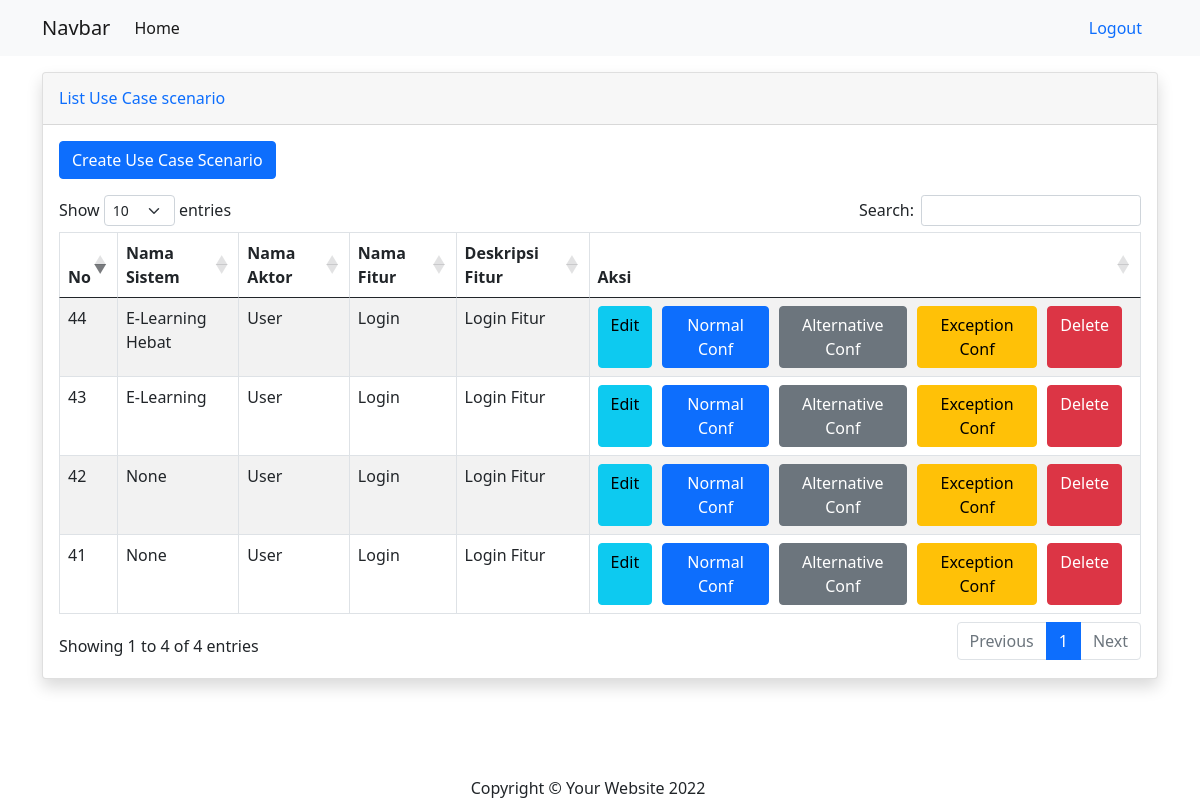
Page / (signed in) on the earlier database version.
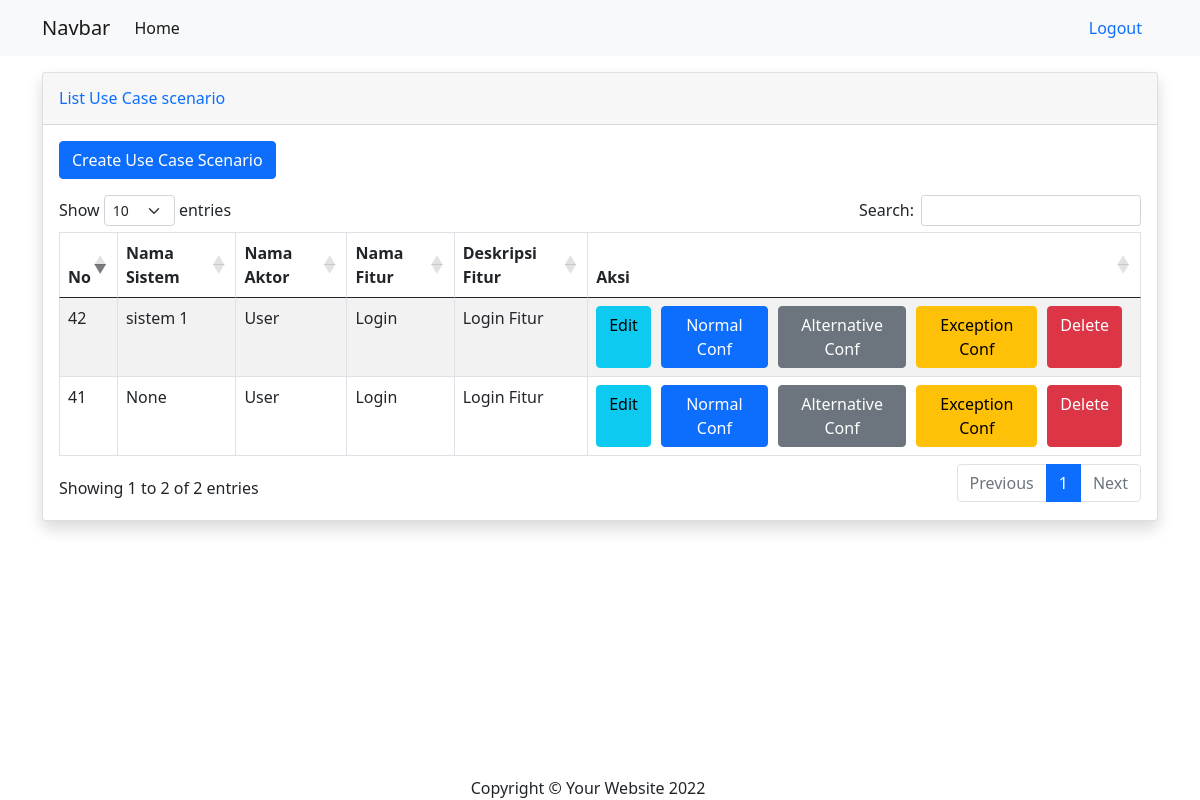
Same page on the later database version.
### mainApp/models.py (models this page shows)
class UseCaseScenario(models.Model):
    system = models.CharField(max_length=200,null=True)
    actor = models.CharField(max_length=200,null=True)
    feature = models.CharField(max_length=200,null=True)
    feature_description = models.CharField(max_length=200,null=True)
    pre_condition = models.CharField(max_length=200,null=True)
    post_condition = models.CharField(max_length=200,null=True)
    normal_element = models.TextField(null=True)
    alternative_element = models.TextField(null=True)
    exception_element = models.TextField(null=True)
    normal_salt = models.TextField(null=True)
    alternative_salt = models.TextField(null=True)
    exception_salt = models.TextField(null=True)
    created_at = models.DateTimeField(auto_now_add=True, null=True)
    updated_at = models.DateTimeField(auto_now=True, null=True)
    created_by = models.ForeignKey(User, null=True, on_delete=models.SET_NULL)

### mainApp/views.py (the view)
# urls.py: path('', views.showUseCaseScenario , name="home"),
@login_required(login_url='login')
def showUseCaseScenario(request):
    if request.user.is_authenticated:
        user_id = request.user.id
    allUcs = UseCaseScenario.objects.filter(created_by=user_id).order_by('-id').all()
    context={"allUcs":allUcs}
    return render(request,'mainApp/showUseCaseScenario.html',context)

### mainApp/templates/mainApp/showUseCaseScenario.html (shortened to what this page needs)
{% extends 'mainApp/main.html' %}
{% block content %}
<div class="row row-datatable">
    <div class="col">
        <div class="card shadow mb-4">
            <div class="card-header py-3 d-flex flex-row align-items-center justify-content-between">
                <h6 class="m-0 font-weight-bold text-primary">List Use Case scenario</h6>
            </div>
            <div class="card-body">
                <a href="/useCaseScenario/" role="button" class="btn btn-primary mb-3">Create Use Case Scenario</a>
                <table id="dataTable" class="table table-striped table-bordered" style="width:100%">
                    <thead>
                        <tr>
                            <th>No</th>
                            <th>Nama Sistem</th>
                            <th>Nama Aktor</th>
                            <th>Nama Fitur</th>
                            <th>Deskripsi Fitur</th>
                            <th>Aksi</th>
                        </tr>
                    </thead>
                    <tbody>
                        {% for ucs in allUcs %}
                        <tr>
                            <td>{{ ucs.id }}</td>
                            <td>{{ ucs.system }}</td>
                            <td>{{ ucs.actor }}</td>
                            <td>{{ ucs.feature }}</td>
                            <td>{{ ucs.feature_description }}</td>
                            <td class="d-flex justify-content-center">
                                <a href="/formEditUCS/{{ ucs.id }}/" role="button" class="btn btn-info" style="margin-right: 10px;">Edit</a>
                                <a href="/layoutElement/normal/{{ ucs.id }}" role="button" class="btn btn-primary" style="margin-right: 10px;">Normal Conf</a>
                                <a href="/layoutElement/alternative/{{ ucs.id }}" role="button" class="btn btn-secondary" style="margin-right: 10px;">Alternative Conf</a>
                                <a href="/layoutElement/exception/{{ ucs.id }}" role="button" class="btn btn-warning" style="margin-right: 10px;">Exception Conf</a>
                                <a href="/deleteUcs/{{ ucs.id }}" role="button" class="btn btn-danger" style="margin-right: 10px;">Delete</a>
                            </td>
                        </tr>
                        {% endfor %}
                    </tbody>
                </table>
            </div>
        </div>
    </div>
</div>
{% endblock %}

### mainApp/templates/mainApp/main.html (shortened to what this page needs)
{% load static %}
<!DOCTYPE html>
<html lang="en">
<head>
    <link href="{% static '/vendor/fontawesome-free/css/all.min.css' %}" rel="stylesheet" type="text/css">
    <link rel="stylesheet" href="https://cdnjs.cloudflare.com/ajax/libs/twitter-bootstrap/5.1.3/css/bootstrap.min.css">
    <link rel="stylesheet" href="https://cdn.datatables.net/1.12.0/css/dataTables.bootstrap5.min.css">
    <link href="https://cdn.jsdelivr.net/npm/bootstrap@5.0.2/dist/css/bootstrap.min.css" rel="stylesheet"
>
    <link rel="stylesheet" href="https://cdnjs.cloudflare.com/ajax/libs/jquery-confirm/3.3.2/jquery-confirm.min.css">
</head>
<body id="page-top">
    <div id="wrapper">
        <div id="content-wrapper" class="d-flex flex-column">
            <div id="content">
                <nav class="navbar navbar-expand-lg navbar-light bg-light mb-3">
                    <div class="container">
                        <a class="navbar-brand" href="#">Navbar</a>
                        <div class="collapse navbar-collapse" id="navbarSupportedContent">
                            <ul class="navbar-nav me-auto mb-2 mb-lg-0">
                                <li class="nav-item">
                                    <a class="nav-link active" aria-current="page" href="/showUseCaseScenario/">Home</a>
                                </li>
                            </ul>
                            <form class="d-flex">
                                    <a class="nav-link" href="{% url 'logout' %}">
                                        Logout
                                    </a>
                            </form>
                        </div>
                    </div>
                </nav>
                <div class="container">
                    <div class="row">
                        <div class="col">
                            {% block content %}
                            {%endblock%}
                        </div>
                    </div>
                </div>
            </div>
            <footer class="row bg-white position-fixed bottom-0 w-100">
                <div class="col">
                    <div class="container my-auto">
                        <div class="copyright text-center my-auto">
                            <span>Copyright &copy; Your Website 2022</span>
                        </div>
                    </div>
                </div>
            </footer>
        </div>
    </div>
</body>
</html>

Differences in the rows shown:
removed UseCaseScenario: id "44", system "E-Learning Hebat", actor "User", feature "Login", feature_description "Login Fitur"
removed UseCaseScenario: id "43", system "E-Learning", actor "User", feature "Login", feature_description "Login Fitur"
changed UseCaseScenario id 42: system "None" → "sistem 1"
Other differences:
text written by a page script: "Show entries Search: Showing 1 to 4 of 4 entries Previous 1 Next" → "Show entries Search: Showing 1 to 2 of 2 entries Previous 1 Next"
